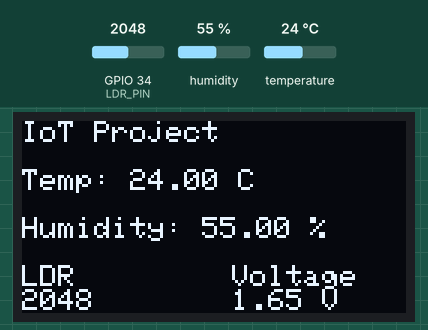
A program run on a simulated ESP32. On the bench: 128×64 one-colour display. The inputs (shaded band) are chosen by the test bench; at power-on: humidity 55 %, GPIO 34 (LDR_PIN) = 2048, temperature 24 °C. What the program prints to the serial monitor is not drawn.

Above: at 2.2 s.
2.3 s: humidity set to 22 %
At 4.4 s:
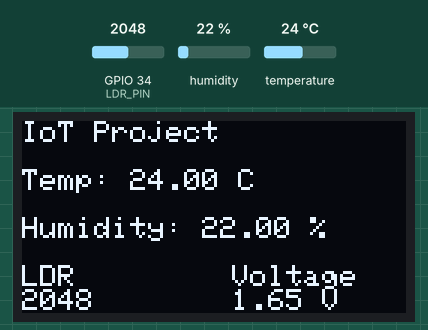
5.0 s: GPIO 34 (LDR_PIN) set to 2866
At 6.5 s:
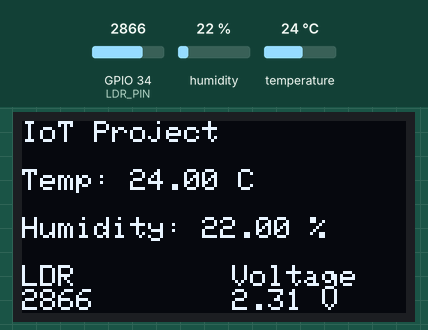
7.7 s: temperature set to 12 °C
At 9.6 s:
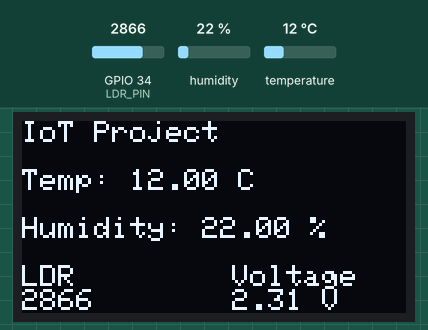
10.8 s: GPIO 34 (LDR_PIN) set to 3603
At 11.8 s:
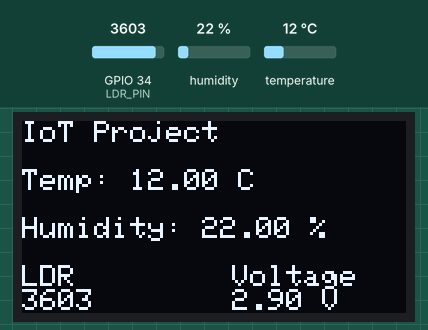
13.5 s: humidity set to 40 %
At 16.2 s:
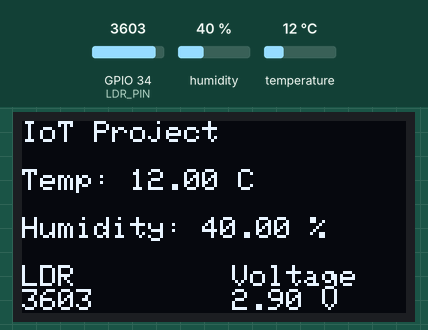
16.9 s: GPIO 34 (LDR_PIN) set to 4095
At 18.3 s:
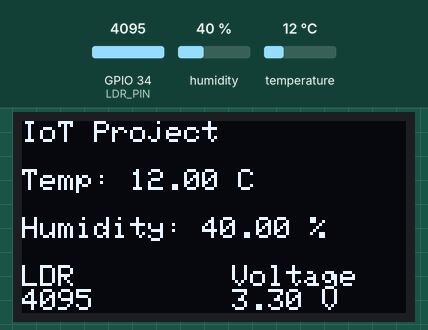
Timing chart, 0 to 19.9 s (numbered marks = the images above; inputs shaded):
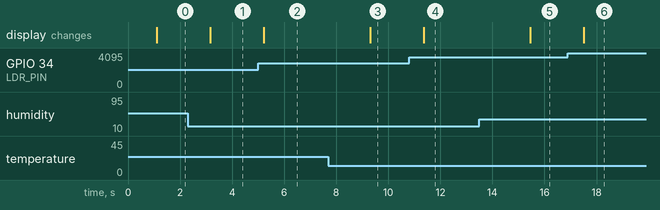

Measured:
- after the input at 2.3 s, the display: changes after 0.86 s (image 1)
- after the input at 5.0 s, the display: changes after 0.21 s (image 2)
- after the input at 7.7 s, the display: changes after 1.6 s (image 3)
- after the input at 10.8 s, the display: changes after 0.56 s (image 4)
- after the input at 13.5 s, the display: changes after 2.0 s (image 5)
- after the input at 16.9 s, the display: changes after 0.61 s (image 6)

The program:

main.cpp
```cpp
// Week6-DHT+LDR (Home Task)
// Making DHT (Temperature/Humidity Sensor)
// and LDR (Light Detecting Resistor) work together
//Embedded IoT Systems Fall-2025

// Name: Muhammad Ali Akram        //Reg#: 23-NTU-CS-1062

#include <Arduino.h>
#include <Wire.h>
#include <Adafruit_GFX.h>
#include <Adafruit_SSD1306.h>
#include <DHT.h>

// --- Pin configuration ---
#define DHTPIN 14        // DHT11 data pin
#define DHTTYPE DHT11    // DHT type: DHT11

#define LDR_PIN 34       // LDR analog pin (for light intensity)
#define SDA_PIN 21       // I2C SDA
#define SCL_PIN 22       // I2C SCL

// --- OLED setup ---
#define SCREEN_WIDTH 128
#define SCREEN_HEIGHT 64
Adafruit_SSD1306 display(SCREEN_WIDTH, SCREEN_HEIGHT, &Wire, -1);

// --- DHT sensor setup ---
DHT dht(DHTPIN, DHTTYPE);

// --- Setup function ---
void setup() {
  Serial.begin(115200);
  Serial.println("Starting IoT Project...");

  // Initialize I2C on custom pins
  Wire.begin(SDA_PIN, SCL_PIN);

  // Initialize OLED
  if (!display.begin(SSD1306_SWITCHCAPVCC, 0x3C)) {
    Serial.println("SSD1306 allocation failed");
    for (;;);
  }
  display.clearDisplay();
  display.setTextColor(SSD1306_WHITE);
  display.setTextSize(1);
  display.setCursor(0, 0);
  display.println("Initializing...");
  display.display();

  // Initialize DHT sensor
  dht.begin();
  delay(1000);
}

// --- Main loop ---
void loop() {
  // Read temperature and humidity from DHT sensor
  float temperature = dht.readTemperature();
  float humidity = dht.readHumidity();

  // Check if read failed
  if (isnan(temperature) || isnan(humidity)) {
    Serial.println("Error reading DHT11 sensor!");
    return;
  }

  // Read LDR sensor (Light Intensity)
  int ldrValue = analogRead(LDR_PIN);
  float ldrVoltage = (ldrValue / 4095.0) * 3.3;  // Convert to voltage

  // Display data on Serial Monitor
  Serial.print("Temperature: ");
  Serial.print(temperature);
  Serial.print(" °C  |  Humidity: ");
  Serial.print(humidity);
  Serial.print(" %  |  LDR: ");
  Serial.print(ldrValue);
  Serial.print("  |  Voltage: ");
  Serial.printf("%.2f V\n", ldrVoltage);

  // Display on OLED
  display.clearDisplay();
  display.setTextSize(1);
  display.setCursor(0, 0);
  display.println("IoT Project");

  display.setCursor(0, 16);
  display.print("Temp: ");
  display.print(temperature);
  display.println(" C");

  display.setCursor(0, 32);
  display.print("Humidity: ");
  display.print(humidity);
  display.println(" %");

  display.setCursor(0, 48);
  display.print("LDR");
  display.setCursor(70, 48);
  display.println("Voltage");

  display.setCursor(0, 56);
  display.print(ldrValue);
  display.setCursor(70, 56);
  display.print(ldrVoltage, 2);
  display.println(" V");

  display.display();

  delay(2000); // update every 2 seconds
}
```
